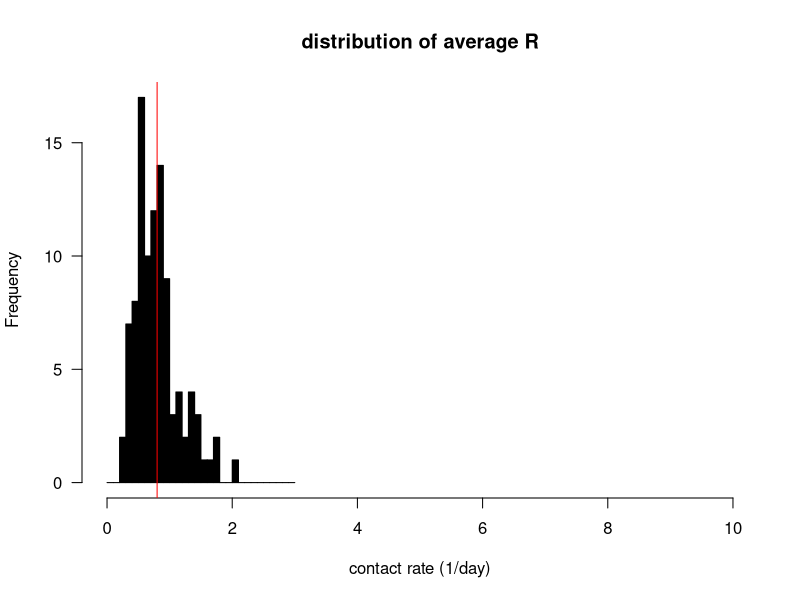
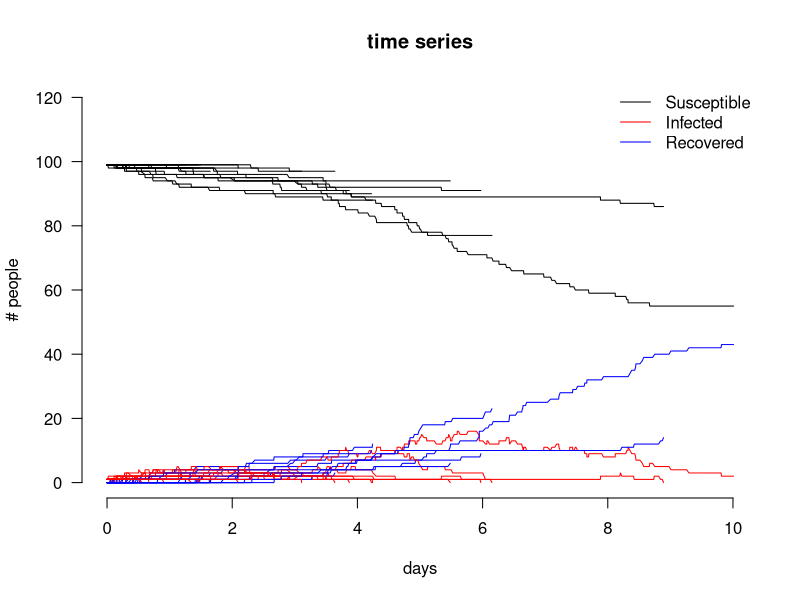
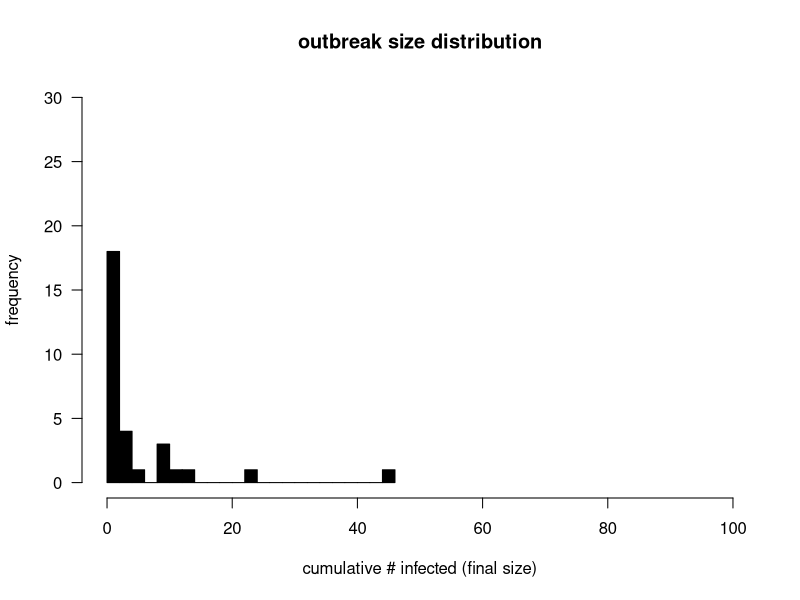

These figures' R source, in order:
## Gillespie with individual mixing heterogeneity
## Steve Bellan DAIDD 2012

## The question leads you through the construction of a stochastic SIR
## model using the Gillespie algorithm that allows for gamma
## distributed contact mixing patterns.

rm(list=ls())


het.epidemic <- function(runs = 1,
                         pop.size = 300,
                         beta.mean = 1,
                         beta.var = .5,
                         gmma = 1,
                         end.time = 500,
                         verbose = F,
                         tell.run = T,
                         shape = 2,
                         rate = 10,
                         xmax.het = 10,
                         xmax.fsize = pop.size,
                         fsize.breaks = 30,
                         return.ts = F,
                         browse = F)
  {
    if(browse) browser()                #debugging
    theta = beta.var / beta.mean
    kk = beta.mean / theta
    mxdst <- rgamma(pop.size, shape = kk, scale = theta)
    ## order individuals by riskiness
    mxdst <- mxdst[rev(order(mxdst))]
    breaks <- seq(0, ceiling(max(mxdst)), by = .1)
    hist(mxdst, col="black", breaks = breaks, xlab = "contact rate (1/day)", las = 1,
         xlim = c(0, xmax.het),
         main = "distribution of average R")
    abline(v=beta.mean, col = "red")
    ## make individuals' data frame with mixing distr, time inf & rec
    iframe <- data.frame(id = 1:pop.size, tinf = NA, trec = NA, mxdst = mxdst)
    plot(0,0,type="l",xlab="days", bty="n", xlim = c(0, end.time), las = 1,
         ylim = c(0, 1.2*pop.size), ylab = "# people", main = "time series")
    legend("topright", c("Susceptible","Infected","Recovered"), col = c("black","red","blue"), lwd = 1, lty = 1, bty = "n", bg ="white")
    f.size <- rep(NA,runs)
    for(ii in 1:runs)
      {
        if(tell.run) print(paste("on run",ii,"of",runs))
        iframe$tinf <- NA
        iframe$trec <- NA
        first.inf <- sample(1:pop.size, 1, prob = mxdst)
        iframe$tinf[first.inf] <- 0 # first individual is infected at time 0
        iframe$trec[first.inf] <- rexp(1, gmma) # choose recovery time
        ## initialize time series data frame
        sim.time <- 0
        ts <- data.frame(time=sim.time,S=pop.size-1,I=1)
        next.time <- ts
        someone.inf <- T
        while(next.time$time<end.time & someone.inf)
          {
            ## calculate current inf rate  
            inf.rate <- mean(mxdst) * pop.size
            ## Choose potential event time
            new.time <- rexp(1, inf.rate) + next.time$time
            ## choose infector
            cur.tor <- sample(1:pop.size, 1, prob = mxdst)
            ## has this id been infected?
            cur.inf <- !is.na(iframe$tinf[cur.tor])
            ## if so, have they recovered before the event time?
            if(cur.inf)
              {
                cur.inf <- iframe$trec[cur.tor] > new.time
              }
            if(cur.inf)                           # then choose infected
              {
                cur.ted <- sample(c(1:pop.size)[-cur.tor], 1, prob = mxdst[-cur.tor])
                ## is this ID currently susceptible?
                cur.sus <- is.na(iframe$tinf[cur.ted])
                if(cur.sus) ## then infect them and determine an event time
                  {
                    if(verbose)   print(paste(cur.tor,"infected",cur.ted))
                    iframe$tinf[cur.ted] <- new.time
                    next.time$S <- next.time$S - 1
                    next.time$I <- next.time$I + 1
                    next.time$time <- new.time
                    ts <- rbind(ts, next.time)
                    ## also choose recovery time based on recovery rate
                    iframe$trec[cur.ted] <- new.time + rexp(1, gmma)
                  }else{ ## no new inf but update time
                    next.time$time <- new.time
                    ts <- rbind(ts, next.time)
                  }          
              }else{ ## no new inf but update time
                next.time$time <- new.time
                ts <- rbind(ts, next.time)
              }
            ## is someone still infected at this time?
            someone.inf <- sum(iframe$trec > new.time, na.rm = T) > 0
          }
        ## need to divid infected between recovered & infectious
        fts <- ts
        ## calculate recovered at each time step
                                        #browser()
        fts$R <- as.numeric(lapply(fts$time, function(x) {sum(iframe$trec < x, na.rm = T)}))
        fts$I <- fts$I-fts$R
        if(sum(fts$I < 0) > 1) browser()
        ## plot results
        lines(fts$time,fts$S, col = "black")
        lines(fts$time,fts$I, col = "red")
        lines(fts$time,fts$R, col = "blue")
        f.size[ii] <- sum(!is.na(iframe$tinf))
      }
    hist(f.size, breaks = fsize.breaks, xlab = "cumulative # infected (final size)", las = 1,
         xlim  = c(0, max(xmax.fsize,f.size)), ylim = c(0, runs), col = 'black',
         ylab = "frequency", main = "outbreak size distribution")
    ## final size distribution
    if(return.ts)       return(fts)
  }
save(het.epidemic, file= 'HetSIR_functions.Rdata')

het.epidemic(beta.mean = .8, beta.var = .1, runs = 30, end.time = 10, pop.size = 100, gmma = 1) 

hetSIRS.epidemic <- function(runs = 1,
                             pop.size = 300,
                             beta.mean = 1,
                             beta.var = .5,
                             gmma = 1,
                             rho = 1/10, # lose immunity
                             end.time = 5,
                             tell.run = T,
                             verbose = F,
                             shape = 2,
                             rate = 10,
                             xmax.het = 10,
                             xmax.fsize = 300,
                             return.ts = F,
                             browse = F)
  {
    theta = beta.var / beta.mean
    kk = beta.mean / theta
    mxdst <- rgamma(pop.size, shape = kk, scale = theta)
    ## order individuals by riskiness
    mxdst <- mxdst[rev(order(mxdst))]
    breaks <- seq(0, ceiling(max(mxdst)), by = .1)
    hist(mxdst, col="black", breaks = breaks, xlab = "heterogeneity",
         xlim = c(0, xmax.het),
         main = "distribution of average R")
    abline(v=beta.mean, col = "red")
    ## make individuals' data frame with mixing distr, time inf & rec
    iframe <- data.frame(id = 1:pop.size, tinf = NA, trec = NA, tloss = NA,mxdst = mxdst)
    plot(0,0,type="l",xlab="Time", bty="n", xlim = c(0, end.time),
         ylim = c(0, 1.2*pop.size), ylab = "# people", main = "time series")
    legend("topright", c("Susceptible","Infected","Recovered"), col = c("black","red","blue"), lwd = 1, lty = 1, bty = "n", bg ="white")
    f.size <- rep(NA,runs)
    if(browse) browser()                #debugging
    for(ii in 1:runs)
      {
        if(tell.run) print(paste("on run",ii,"of",runs))
        iframe$tinf <- NA
        iframe$trec <- NA
        first.inf <- sample(1:pop.size, 1, prob = mxdst)
        iframe$tinf[first.inf] <- 0 # first individual is infected at time 0
        iframe$trec[first.inf] <- rexp(1, gmma) # choose recovery time
        ## initialize time series data frame
        sim.time <- 0
        ts <- data.frame(time=sim.time,S=pop.size-1,I=1, R = 0)
        next.time <- ts
        someone.inf <- T
        cumulativeI <- 1
        while(next.time$time<end.time & someone.inf)
          {
            ## calculate current inf rate  
            inf.rate <- mean(mxdst) * pop.size
            ## Choose potential event time
            new.time <- rexp(1, inf.rate) + next.time$time
            ## figure out if anyone has recovered between last event and this one; I->R
            recoveries <- sum(iframe$trec > ts$time[nrow(ts)] & iframe$trec < new.time, na.rm = T)
            next.time$I <-  next.time$I - recoveries
            next.time$R <-  next.time$R + recoveries
            ## figure out if anyone has lost immunity between last event and this one; R->S
            who.loss <- which(iframe$tloss > ts$time[nrow(ts)] & iframe$tloss < new.time)
            ilosses <- length(who.loss)
            next.time$R <-  next.time$R - ilosses
            next.time$S <-  next.time$S + ilosses
            ## reset tinf,trec,tloss for individuals who lost immunity
            if(ilosses > 0)            iframe[who.loss, c("tinf","trec","tloss")] <- NA
            ## choose infec*tor*
            cur.tor <- sample(1:pop.size, 1, prob = mxdst)
            ## has this id been infected?
            cur.inf <- !is.na(iframe$tinf[cur.tor])
            ## if so, have they recovered before the event time?
            if(cur.inf)
              {
                cur.inf <- iframe$trec[cur.tor] > new.time
              }
            if(cur.inf)                 # then choose (potentially) infec*ted* individual
              {                         # choose from everyone except infec*tor*
                cur.ted <- sample(c(1:pop.size)[-cur.tor], 1, prob = mxdst[-cur.tor])
                ## is this ID currently susceptible?
                cur.sus <- is.na(iframe$tinf[cur.ted])
                if(cur.sus) ## then infect them and determine an event time
                  {
                    cumulativeI <- cumulativeI + 1
                    if(verbose)   print(paste(cur.tor,"infected",cur.ted))
                    iframe$tinf[cur.ted] <- new.time
                    next.time$S <- next.time$S - 1
                    next.time$I <- next.time$I + 1
                    next.time$time <- new.time
                    ts <- rbind(ts, next.time)
                    ## also choose recovery time based on recovery rate
                    iframe$trec[cur.ted] <- new.time + rexp(1, gmma)
                    ## also choose immunity loss time based on loss rate
                    iframe$tloss[cur.ted] <- iframe$trec[cur.ted] + rexp(1, rho) #
                  }else{ ## no new inf but update time
                    next.time$time <- new.time
                    ts <- rbind(ts, next.time)
                  }          
              }else{ ## no new inf but update time
                next.time$time <- new.time
                ts <- rbind(ts, next.time)
              }
            ## is someone still infected at this time?
            someone.inf <- sum(iframe$trec > new.time, na.rm = T) > 0
          }
        ## need to divid infected between recovered & infectious
        fts <- ts
        ## calculate recovered at each time step
        ## plot results
        lines(fts$time,fts$S, col = "black")
        lines(fts$time,fts$I, col = "red")
        lines(fts$time,fts$R, col = "blue")
        f.size[ii] <- cumulativeI
      }
    hist(f.size, breaks = 100, xlab = "cumulative # infected (final size)",
         xlim = c(0, max(xmax.fsize,f.size)), 
         ylab = "frequency", main = "outbreak size distribution", col = "black")
    ## final size distribution
    if(return.ts)       return(fts)
  }

save.image(file="hetSIR.Rdata")
